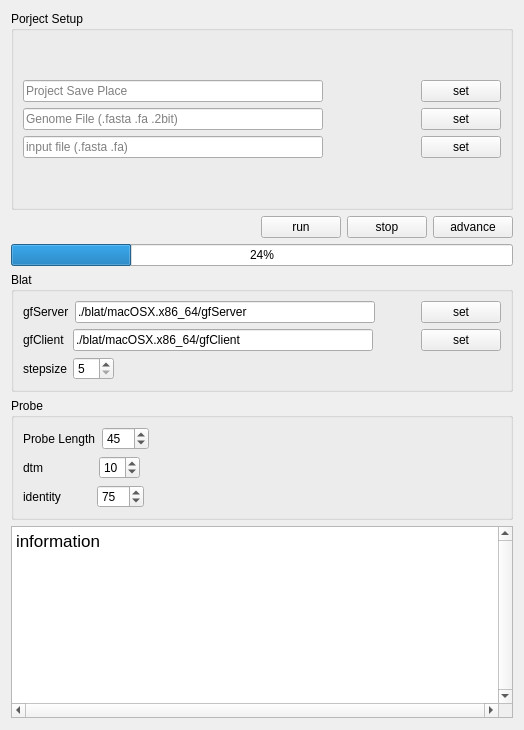
<?xml version="1.0" encoding="UTF-8"?>
<ui version="4.0">
 <class>Form</class>
 <widget class="QWidget" name="Form">
  <property name="geometry">
   <rect>
    <x>0</x>
    <y>0</y>
    <width>510</width>
    <height>544</height>
   </rect>
  </property>
  <property name="sizePolicy">
   <sizepolicy hsizetype="Fixed" vsizetype="Fixed">
    <horstretch>0</horstretch>
    <verstretch>0</verstretch>
   </sizepolicy>
  </property>
  <property name="maximumSize">
   <size>
    <width>510</width>
    <height>544</height>
   </size>
  </property>
  <property name="windowTitle">
   <string>Chorus Setup</string>
  </property>
  <layout class="QVBoxLayout" name="verticalLayout" stretch="2,0,0,0,0,0">
   <property name="sizeConstraint">
    <enum>QLayout::SetFixedSize</enum>
   </property>
   <property name="bottomMargin">
    <number>12</number>
   </property>
   <item>
    <widget class="QGroupBox" name="groupBox_pj">
     <property name="sizePolicy">
      <sizepolicy hsizetype="Preferred" vsizetype="Preferred">
       <horstretch>0</horstretch>
       <verstretch>0</verstretch>
      </sizepolicy>
     </property>
     <property name="maximumSize">
      <size>
       <width>16777215</width>
       <height>200</height>
      </size>
     </property>
     <property name="title">
      <string>Porject Setup</string>
     </property>
     <layout class="QVBoxLayout" name="verticalLayout_2">
      <property name="sizeConstraint">
       <enum>QLayout::SetDefaultConstraint</enum>
      </property>
      <item>
       <spacer name="verticalSpacer_2">
        <property name="orientation">
         <enum>Qt::Vertical</enum>
        </property>
        <property name="sizeHint" stdset="0">
         <size>
          <width>20</width>
          <height>40</height>
         </size>
        </property>
       </spacer>
      </item>
      <item>
       <layout class="QHBoxLayout" name="horizontalLayout_2">
        <item>
         <widget class="QLineEdit" name="lineEdit_projectdir">
          <property name="minimumSize">
           <size>
            <width>300</width>
            <height>0</height>
           </size>
          </property>
          <property name="placeholderText">
           <string>Project Save Place</string>
          </property>
         </widget>
        </item>
        <item>
         <spacer name="horizontalSpacer_4">
          <property name="orientation">
           <enum>Qt::Horizontal</enum>
          </property>
          <property name="sizeHint" stdset="0">
           <size>
            <width>40</width>
            <height>20</height>
           </size>
          </property>
         </spacer>
        </item>
        <item>
         <widget class="QPushButton" name="pushButton_setprojectdir">
          <property name="text">
           <string>set</string>
          </property>
         </widget>
        </item>
       </layout>
      </item>
      <item>
       <layout class="QHBoxLayout" name="horizontalLayout_3">
        <item>
         <widget class="QLineEdit" name="lineEdit_genomefile">
          <property name="minimumSize">
           <size>
            <width>300</width>
            <height>0</height>
           </size>
          </property>
          <property name="placeholderText">
           <string>Genome File (.fasta .fa .2bit)</string>
          </property>
         </widget>
        </item>
        <item>
         <spacer name="horizontalSpacer_2">
          <property name="orientation">
           <enum>Qt::Horizontal</enum>
          </property>
          <property name="sizeHint" stdset="0">
           <size>
            <width>40</width>
            <height>20</height>
           </size>
          </property>
         </spacer>
        </item>
        <item>
         <widget class="QPushButton" name="pushButton_setgenomefile">
          <property name="text">
           <string>set</string>
          </property>
         </widget>
        </item>
       </layout>
      </item>
      <item>
       <layout class="QHBoxLayout" name="horizontalLayout_5">
        <item>
         <widget class="QLineEdit" name="lineEdit_inputfile">
          <property name="minimumSize">
           <size>
            <width>300</width>
            <height>0</height>
           </size>
          </property>
          <property name="placeholderText">
           <string>input file (.fasta .fa)</string>
          </property>
         </widget>
        </item>
        <item>
         <spacer name="horizontalSpacer_3">
          <property name="orientation">
           <enum>Qt::Horizontal</enum>
          </property>
          <property name="sizeHint" stdset="0">
           <size>
            <width>40</width>
            <height>20</height>
           </size>
          </property>
         </spacer>
        </item>
        <item>
         <widget class="QPushButton" name="pushButton_setinputfile">
          <property name="text">
           <string>set</string>
          </property>
         </widget>
        </item>
       </layout>
      </item>
      <item>
       <spacer name="verticalSpacer">
        <property name="orientation">
         <enum>Qt::Vertical</enum>
        </property>
        <property name="sizeHint" stdset="0">
         <size>
          <width>20</width>
          <height>40</height>
         </size>
        </property>
       </spacer>
      </item>
     </layout>
    </widget>
   </item>
   <item>
    <layout class="QHBoxLayout" name="horizontalLayout">
     <property name="sizeConstraint">
      <enum>QLayout::SetDefaultConstraint</enum>
     </property>
     <item>
      <spacer name="horizontalSpacer">
       <property name="orientation">
        <enum>Qt::Horizontal</enum>
       </property>
       <property name="sizeHint" stdset="0">
        <size>
         <width>40</width>
         <height>20</height>
        </size>
       </property>
      </spacer>
     </item>
     <item>
      <widget class="QPushButton" name="pushButton_runchorus">
       <property name="text">
        <string>run</string>
       </property>
      </widget>
     </item>
     <item>
      <widget class="QPushButton" name="pushButton_stopchorus">
       <property name="text">
        <string>stop</string>
       </property>
      </widget>
     </item>
     <item>
      <widget class="QPushButton" name="pushButton_showadvance">
       <property name="text">
        <string>advance</string>
       </property>
       <property name="checkable">
        <bool>true</bool>
       </property>
       <property name="checked">
        <bool>false</bool>
       </property>
      </widget>
     </item>
    </layout>
   </item>
   <item>
    <widget class="QProgressBar" name="progressBar">
     <property name="value">
      <number>24</number>
     </property>
    </widget>
   </item>
   <item>
    <widget class="QGroupBox" name="groupBox_bt">
     <property name="enabled">
      <bool>true</bool>
     </property>
     <property name="title">
      <string>Blat</string>
     </property>
     <layout class="QVBoxLayout" name="verticalLayout_3">
      <property name="sizeConstraint">
       <enum>QLayout::SetDefaultConstraint</enum>
      </property>
      <item>
       <layout class="QHBoxLayout" name="horizontalLayout_6">
        <item>
         <widget class="QLabel" name="label">
          <property name="text">
           <string>gfServer</string>
          </property>
         </widget>
        </item>
        <item>
         <widget class="QLineEdit" name="lineEdit_gfserver">
          <property name="minimumSize">
           <size>
            <width>300</width>
            <height>0</height>
           </size>
          </property>
          <property name="text">
           <string>./blat/macOSX.x86_64/gfServer</string>
          </property>
         </widget>
        </item>
        <item>
         <spacer name="horizontalSpacer_5">
          <property name="orientation">
           <enum>Qt::Horizontal</enum>
          </property>
          <property name="sizeHint" stdset="0">
           <size>
            <width>40</width>
            <height>20</height>
           </size>
          </property>
         </spacer>
        </item>
        <item>
         <widget class="QPushButton" name="pushButton_setgfserver">
          <property name="text">
           <string>set</string>
          </property>
         </widget>
        </item>
       </layout>
      </item>
      <item>
       <layout class="QHBoxLayout" name="horizontalLayout_7">
        <item>
         <widget class="QLabel" name="label_2">
          <property name="text">
           <string>gfClient </string>
          </property>
         </widget>
        </item>
        <item>
         <widget class="QLineEdit" name="lineEdit_gfclient">
          <property name="minimumSize">
           <size>
            <width>300</width>
            <height>0</height>
           </size>
          </property>
          <property name="text">
           <string>./blat/macOSX.x86_64/gfClient</string>
          </property>
         </widget>
        </item>
        <item>
         <spacer name="horizontalSpacer_6">
          <property name="orientation">
           <enum>Qt::Horizontal</enum>
          </property>
          <property name="sizeHint" stdset="0">
           <size>
            <width>40</width>
            <height>20</height>
           </size>
          </property>
         </spacer>
        </item>
        <item>
         <widget class="QPushButton" name="pushButton_setgfclient">
          <property name="text">
           <string>set</string>
          </property>
         </widget>
        </item>
       </layout>
      </item>
      <item>
       <layout class="QHBoxLayout" name="horizontalLayout_9">
        <item>
         <widget class="QLabel" name="label_3">
          <property name="text">
           <string>stepsize</string>
          </property>
         </widget>
        </item>
        <item>
         <widget class="QSpinBox" name="spinBox_blatstepsize">
          <property name="minimum">
           <number>5</number>
          </property>
          <property name="maximum">
           <number>13</number>
          </property>
          <property name="value">
           <number>5</number>
          </property>
         </widget>
        </item>
        <item>
         <spacer name="horizontalSpacer_7">
          <property name="orientation">
           <enum>Qt::Horizontal</enum>
          </property>
          <property name="sizeHint" stdset="0">
           <size>
            <width>40</width>
            <height>20</height>
           </size>
          </property>
         </spacer>
        </item>
       </layout>
      </item>
     </layout>
    </widget>
   </item>
   <item>
    <widget class="QGroupBox" name="groupBox_pb">
     <property name="enabled">
      <bool>true</bool>
     </property>
     <property name="title">
      <string>Probe</string>
     </property>
     <layout class="QVBoxLayout" name="verticalLayout_4">
      <property name="sizeConstraint">
       <enum>QLayout::SetDefaultConstraint</enum>
      </property>
      <item>
       <layout class="QHBoxLayout" name="horizontalLayout_8">
        <item>
         <widget class="QLabel" name="label_4">
          <property name="text">
           <string>Probe Length</string>
          </property>
         </widget>
        </item>
        <item>
         <widget class="QSpinBox" name="spinBox_pblength">
          <property name="maximum">
           <number>300</number>
          </property>
          <property name="value">
           <number>45</number>
          </property>
         </widget>
        </item>
        <item>
         <spacer name="horizontalSpacer_8">
          <property name="orientation">
           <enum>Qt::Horizontal</enum>
          </property>
          <property name="sizeHint" stdset="0">
           <size>
            <width>40</width>
            <height>20</height>
           </size>
          </property>
         </spacer>
        </item>
       </layout>
      </item>
      <item>
       <layout class="QHBoxLayout" name="horizontalLayout_10">
        <item>
         <widget class="QLabel" name="label_5">
          <property name="text">
           <string>dtm               </string>
          </property>
         </widget>
        </item>
        <item>
         <widget class="QSpinBox" name="spinBox_dtm">
          <property name="minimum">
           <number>1</number>
          </property>
          <property name="value">
           <number>10</number>
          </property>
         </widget>
        </item>
        <item>
         <spacer name="horizontalSpacer_9">
          <property name="orientation">
           <enum>Qt::Horizontal</enum>
          </property>
          <property name="sizeHint" stdset="0">
           <size>
            <width>40</width>
            <height>20</height>
           </size>
          </property>
         </spacer>
        </item>
       </layout>
      </item>
      <item>
       <layout class="QHBoxLayout" name="horizontalLayout_4">
        <item>
         <widget class="QLabel" name="label_6">
          <property name="text">
           <string>identity         </string>
          </property>
         </widget>
        </item>
        <item>
         <widget class="QSpinBox" name="spinBox_identity">
          <property name="minimum">
           <number>50</number>
          </property>
          <property name="maximum">
           <number>100</number>
          </property>
          <property name="value">
           <number>75</number>
          </property>
         </widget>
        </item>
        <item>
         <spacer name="horizontalSpacer_10">
          <property name="orientation">
           <enum>Qt::Horizontal</enum>
          </property>
          <property name="sizeHint" stdset="0">
           <size>
            <width>40</width>
            <height>20</height>
           </size>
          </property>
         </spacer>
        </item>
       </layout>
      </item>
     </layout>
    </widget>
   </item>
   <item>
    <widget class="QTextEdit" name="textEdit_information">
     <property name="verticalScrollBarPolicy">
      <enum>Qt::ScrollBarAlwaysOn</enum>
     </property>
     <property name="horizontalScrollBarPolicy">
      <enum>Qt::ScrollBarAlwaysOn</enum>
     </property>
     <property name="sizeAdjustPolicy">
      <enum>QAbstractScrollArea::AdjustIgnored</enum>
     </property>
     <property name="html">
      <string>&lt;!DOCTYPE HTML PUBLIC &quot;-//W3C//DTD HTML 4.0//EN&quot; &quot;http://www.w3.org/TR/REC-html40/strict.dtd&quot;&gt;
&lt;html&gt;&lt;head&gt;&lt;meta name=&quot;qrichtext&quot; content=&quot;1&quot; /&gt;&lt;style type=&quot;text/css&quot;&gt;
p, li { white-space: pre-wrap; }
&lt;/style&gt;&lt;/head&gt;&lt;body style=&quot; font-family:'.Helvetica Neue DeskInterface'; font-size:13pt; font-weight:400; font-style:normal;&quot;&gt;
&lt;p style=&quot; margin-top:0px; margin-bottom:0px; margin-left:0px; margin-right:0px; -qt-block-indent:0; text-indent:0px;&quot;&gt;information&lt;/p&gt;&lt;/body&gt;&lt;/html&gt;</string>
     </property>
    </widget>
   </item>
  </layout>
 </widget>
 <resources/>
 <connections>
  <connection>
   <sender>pushButton_showadvance</sender>
   <signal>toggled(bool)</signal>
   <receiver>groupBox_bt</receiver>
   <slot>setVisible(bool)</slot>
   <hints>
    <hint type="sourcelabel">
     <x>350</x>
     <y>115</y>
    </hint>
    <hint type="destinationlabel">
     <x>348</x>
     <y>193</y>
    </hint>
   </hints>
  </connection>
  <connection>
   <sender>pushButton_showadvance</sender>
   <signal>toggled(bool)</signal>
   <receiver>groupBox_pb</receiver>
   <slot>setVisible(bool)</slot>
   <hints>
    <hint type="sourcelabel">
     <x>374</x>
     <y>118</y>
    </hint>
    <hint type="destinationlabel">
     <x>370</x>
     <y>263</y>
    </hint>
   </hints>
  </connection>
 </connections>
</ui>
